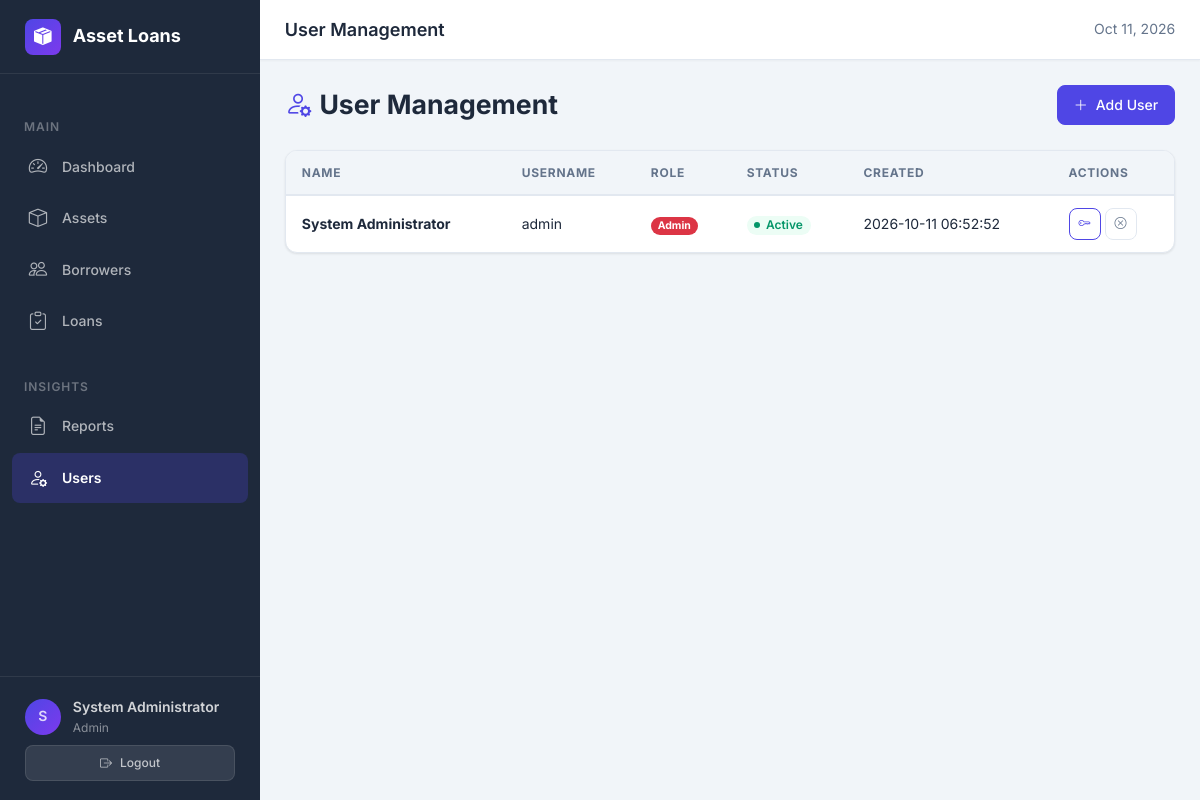
/users.php (signed in), run on the app's committed database.
### tables this page shows
CREATE TABLE `users` (
  `id` INT UNSIGNED NOT NULL AUTO_INCREMENT,
  `name` VARCHAR(100) NOT NULL,
  `username` VARCHAR(50) NOT NULL,
  `password_hash` VARCHAR(255) NOT NULL,
  `role` ENUM('admin', 'staff') NOT NULL DEFAULT 'staff',
  `is_active` TINYINT(1) NOT NULL DEFAULT 1,
  `created_at` DATETIME NOT NULL DEFAULT CURRENT_TIMESTAMP,
  PRIMARY KEY (`id`),
  UNIQUE KEY `uk_username` (`username`)
);

### includes/auth.php (called while the page is built, shortened)
<?php
function is_logged_in(): bool {
    return !empty($_SESSION['user_id']);
}
function current_user_role(): string {
    return $_SESSION['user_role'] ?? '';
}
function current_user_name(): string {
    return $_SESSION['user_name'] ?? '';
}

### includes/functions.php (called while the page is built, shortened)
<?php
function get_all_users(PDO $pdo): array {
    return $pdo->query("SELECT id, name, username, role, is_active, created_at FROM users ORDER BY name")->fetchAll();
}
function e(string $value): string {
    return htmlspecialchars($value, ENT_QUOTES, 'UTF-8');
}

### users.php (the view, shortened to what this page needs)
<?php
require __DIR__ . '/includes/header.php';
$action = $_GET['action'] ?? 'list';
?>
<?php if ($action === 'list'): ?>
<div class="page-header">
    <h2><i class="bi bi-person-gear"></i> User Management</h2>
    <a href="users.php?action=add" class="btn btn-primary">
        <i class="bi bi-plus-lg"></i> Add User
    </a>
</div>
<div class="table-card">
    <div class="table-responsive">
        <table class="table-modern table-card-view">
            <thead>
                <tr>
                    <th>Name</th>
                    <th>Username</th>
                    <th>Role</th>
                    <th>Status</th>
                    <th>Created</th>
                    <th>Actions</th>
                </tr>
            </thead>
            <tbody>
                <?php
                $users = get_all_users($pdo);
                foreach ($users as $u):
                ?>
                <tr>
                    <td data-label="Name"><strong><?= e($u['name']) ?></strong></td>
                    <td data-label="Username"><?= e($u['username']) ?></td>
                    <td data-label="Role">
                        <span class="badge bg-<?= $u['role'] === 'admin' ? 'danger' : 'primary' ?> rounded-pill">
                            <?= e(ucfirst($u['role'])) ?>
                        </span>
                    </td>
                    <td data-label="Status">
                        <?php if ($u['is_active']): ?>
                            <span class="badge-status badge-available">Active</span>
                        <?php else: ?>
                            <span class="badge-status badge-retired">Inactive</span>
                        <?php endif; ?>
                    </td>
                    <td data-label="Created"><?= e($u['created_at']) ?></td>
                    <td data-label="Actions" class="td-actions">
                        <div class="d-flex flex-wrap gap-1">
                            <button type="button" class="btn btn-sm btn-outline-primary btn-icon"
                                    data-bs-toggle="modal" data-bs-target="#resetPwModal<?= (int) $u['id'] ?>" title="Reset Password">
                                <i class="bi bi-key"></i>
                            </button>
                            <form method="post" action="users.php" class="d-inline"
                                  onsubmit="return confirm('<?= $u['is_active'] ? 'Deactivate' : 'Activate' ?> this user?')">
                                <button type="submit" class="btn btn-sm btn-icon <?= $u['is_active'] ? 'btn-outline-secondary' : 'btn-outline-primary' ?>"
                                        title="<?= $u['is_active'] ? 'Deactivate' : 'Activate' ?>">
                                    <i class="bi bi-<?= $u['is_active'] ? 'x-circle' : 'check-circle' ?>"></i>
                                </button>
                            </form>
                        </div>
                    </td>
                </tr>
                <?php endforeach; ?>
            </tbody>
        </table>
    </div>
</div>
<?php endif; ?>
<?php require __DIR__ . '/includes/footer.php'; ?>

### includes/header.php (shortened to what this page needs)
<?php
require_once __DIR__ . '/../config/db.php';
require_once __DIR__ . '/auth.php';
require_once __DIR__ . '/functions.php';
$current_page = basename($_SERVER['PHP_SELF'], '.php');
$is_login_page = ($current_page === 'login');
$page_titles = [
    'dashboard'  => 'Dashboard',
    'assets'     => 'Assets',
    'borrowers'  => 'Borrowers',
    'loans'      => 'Loans',
    'reports'    => 'Reports',
    'users'      => 'User Management',
];
$page_title = $page_titles[$current_page] ?? '';
?>
<!DOCTYPE html>
<html lang="en">
<head>
    <link href="https://cdn.jsdelivr.net/npm/bootstrap@5.3.2/dist/css/bootstrap.min.css" rel="stylesheet">
    <link href="https://cdn.jsdelivr.net/npm/bootstrap-icons@1.11.1/font/bootstrap-icons.css" rel="stylesheet">
    <link href="assets/css/style.css" rel="stylesheet">
</head>
<body>
<?php if (!$is_login_page && is_logged_in()): ?>
<div class="app-layout">
    <aside class="sidebar" id="sidebar">
        <a href="dashboard.php" class="sidebar-brand">
            <span class="brand-icon"><i class="bi bi-box-seam-fill"></i></span>
            <span>Asset Loans</span>
        </a>
        <nav class="sidebar-nav">
            <div class="nav-section">Main</div>
            <a href="dashboard.php" class="nav-link <?= $current_page === 'dashboard' ? 'active' : '' ?>">
                <i class="bi bi-speedometer2"></i> Dashboard
            </a>
            <a href="assets.php" class="nav-link <?= $current_page === 'assets' ? 'active' : '' ?>">
                <i class="bi bi-box"></i> Assets
            </a>
            <a href="borrowers.php" class="nav-link <?= $current_page === 'borrowers' ? 'active' : '' ?>">
                <i class="bi bi-people"></i> Borrowers
            </a>
            <a href="loans.php" class="nav-link <?= $current_page === 'loans' ? 'active' : '' ?>">
                <i class="bi bi-clipboard-check"></i> Loans
            </a>
            <div class="nav-section">Insights</div>
            <a href="reports.php" class="nav-link <?= $current_page === 'reports' ? 'active' : '' ?>">
                <i class="bi bi-file-earmark-text"></i> Reports
            </a>
            <?php if (current_user_role() === 'admin'): ?>
            <a href="users.php" class="nav-link <?= $current_page === 'users' ? 'active' : '' ?>">
                <i class="bi bi-person-gear"></i> Users
            </a>
            <?php endif; ?>
        </nav>
        <div class="sidebar-footer">
            <div class="sidebar-user">
                <div class="user-avatar"><?= strtoupper(substr(current_user_name(), 0, 1)) ?></div>
                <div class="user-info">
                    <div class="user-name"><?= htmlspecialchars(current_user_name()) ?></div>
                    <div class="user-role"><?= htmlspecialchars(current_user_role()) ?></div>
                </div>
            </div>
            <a href="logout.php" class="btn btn-sm w-100 mt-2" style="background:rgba(255,255,255,0.1);color:rgba(255,255,255,0.7);border:1px solid rgba(255,255,255,0.1);min-height:36px;font-size:var(--fs-xs);">
                <i class="bi bi-box-arrow-right"></i> Logout
            </a>
        </div>
    </aside>
    <div class="main-content">
        <header class="topbar">
            <h1 class="topbar-title"><?= e($page_title) ?></h1>
            <div class="topbar-actions">
                <span class="topbar-date d-none d-md-inline"><?= date('M j, Y') ?></span>
            </div>
        </header>
        <div class="page-content">
<?php endif; ?>

### includes/footer.php (shortened to what this page needs)
<?php
$is_login_page = (basename($_SERVER['PHP_SELF'], '.php') === 'login');
if (!$is_login_page && is_logged_in()):
?>
        </div>
    </div>
</div>
<?php endif; ?>
</body>
</html>

### data on the page
users: name "System Administrator", username "admin", role "Admin", is_active "Active", created_at "2026-10-11 06:52:52"

### other printed values
substr(current_user_name(), 0, 1) "S"
current_user_name() "System Administrator"
current_user_role() "Admin"
$page_title "User Management"
